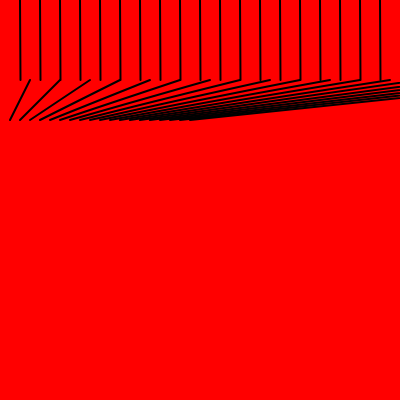
Frame 1 (no input)
Frame 60 (no input): identical to frame 1, image omitted
Frame 120 (the mouse pressed at the canvas centre since frame 60): identical to frame 1, image omitted

The p5.js sketch that drew this single still picture (run headless with seeded random() and noise() and a simulated clock; from frame 60 on, the mouse is pressed at the canvas centre):

// p5.js sketch
// ── sketch.js
//sep 20,2021

// function setup() {
//   createCanvas(400,400);
//   background(255,255,0);
// }
//
// function draw() {
//   // background(255,255,0);
//
//   //--nesting--
//   // rectMode(CENTER);
//   //
//   // if (mouseY > height/2){
//   //   fill (255);
//   //   ellipse(width/2, height/2, 50, 50);
//   //
//   //   //nest one if statement into another
//   //   if (mouseX > width/2) {
//   //     fill(0,0,255);
//   //     rect(width/2, height/2, 20, 20);
//   //   }
//   // }
//
//   //--drawing brush--move the background to the setup
//   noStroke();
//   // fill(0);
//   // print(keyCode);
// }
//
// function mouseDragged() {
//   ellipse(mouseX, mouseY, 10, 10);
//   //81 = q 87 = w
//   // print(keyCode); //value for each key can be found in the console
//   if (keyCode === 81) { //q
//     print("test!");
//     fill(0); //black
//   } else if (keyCode === 87) { //w
//     fill(random(255),random(255), random(255));
//   } else {
//     fill(255); //white
//   }
// }
//
// //--ink clears whenever mouse is pressed
// // function mousePressed() {
// //   background(255,255,0);
// // }
//
// //--ink clears whenever any key is pressed
// function keyPressed() {
//   if (keyCode === 13) {
//     background(255,255,0);
//   }
// }

//---------------------------
// var lightSwitch = false;
//
// function setup() {
//   createCanvas(400,400);
// }
//
// function draw() {
//   background (255,0,0);
//
//   if (lightSwitch === true) {
//     // lightSwitch = true; // on
//     // print(lightSwitch);
//     fill(255,255,0); // yellow
//     ellipse(width/2, height/2, 100, 100);
//   } else {
//     // lightSwitch = false; //off
//     background(0);
//     fill(0);
//     // print(lightSwitch);
//   }
//
//   // if(mouseIsPressed === true) {
//   //   background(255,0,0);
//   // } else {
//   //   background(255,255,0);
//   // }
// }
//
// function mousePressed() {
//   // when you first push mouse, change the state to the opposite
//   // if (lightSwitch === true) {
//   //   lightSwitch = false;
//   //   print(lightSwitch);
//   // } else {
//   //   lightSwitch = true;
//   //   print(lightSwitch);
//   // }
//   lightSwitch = !lightSwitch; //logical operator
// }

// ----------------------
// function setup() {
//   createCanvas(400,400);
// }
//
// function draw() {
//   background (255,0,0);
//   noLoop();
//   ellipse(mouseX, mouseY, 50, 50);
// }
//
// // function mousePressed() {
// //   noLoop();
// // }
// //
// // function mouseReleased() {
// //   loop();
// // }

// ----------------------
// var size = 50;
//
// function setup() {
//   createCanvas(400,400);
// }
//
// function draw() {
//   background (255,0,0);

//   // ellipse(100 + (size * 0), height/2, size, size);
//   // ellipse(100 + (size * 1), height/2, size, size);
//   // ellipse(100 + (size * 2), height/2, size, size);
//   // ellipse(100 + (size * 3), height/2, size, size);
// // ^^^for loops has less code than the four ellipse above^^
//   for (let i = 0; i < 6; i++) {
//     for (let j = 0; j < 20; j++) {
//       ellipse(10 + (size * i), //x position
//       (height/2 - 100) + (size * j), //y position
//       size/3, size/3);
//     } // j for loop
//   } // i for loop
//
// }

// ----------------------
var size = 50;

function setup() {
  createCanvas(400,400);
}

function draw() {
  background (255,0,0);

  strokeWeight(2);

  // //// line (x1, y1, x2, y2)
  // line(20,40,80,80);
  // line(80,40,140,80);
  // line(140,40,200,80);
  // line(200,40,260,80);

  for (let i = 20; i < 400; i +=20){
    line(i, 0, i + 1/2, 80);
    line(i + i/2, 80, i * 1/2, 120);
    // print(i);
  }
  // noLoop();
}
